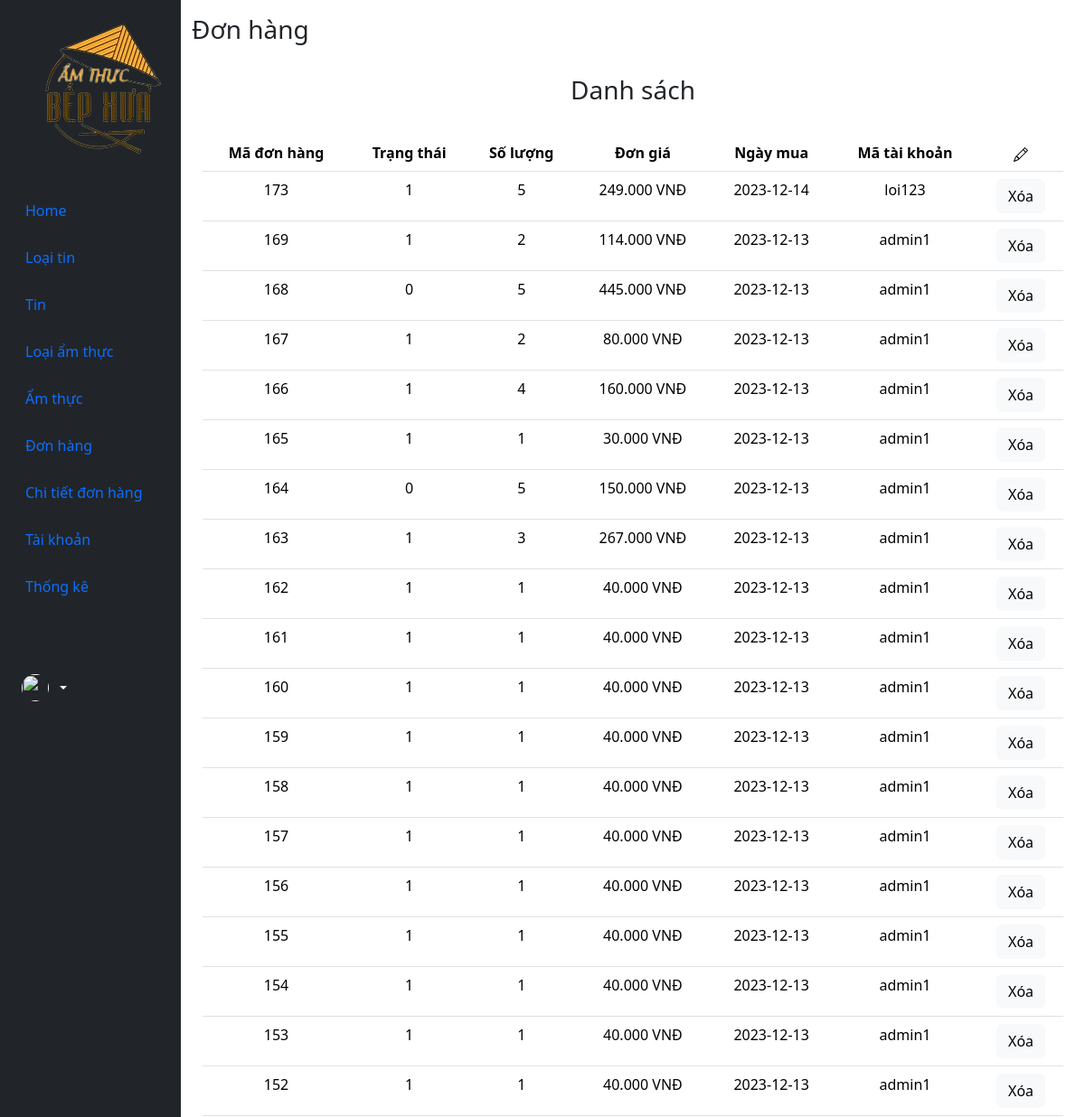
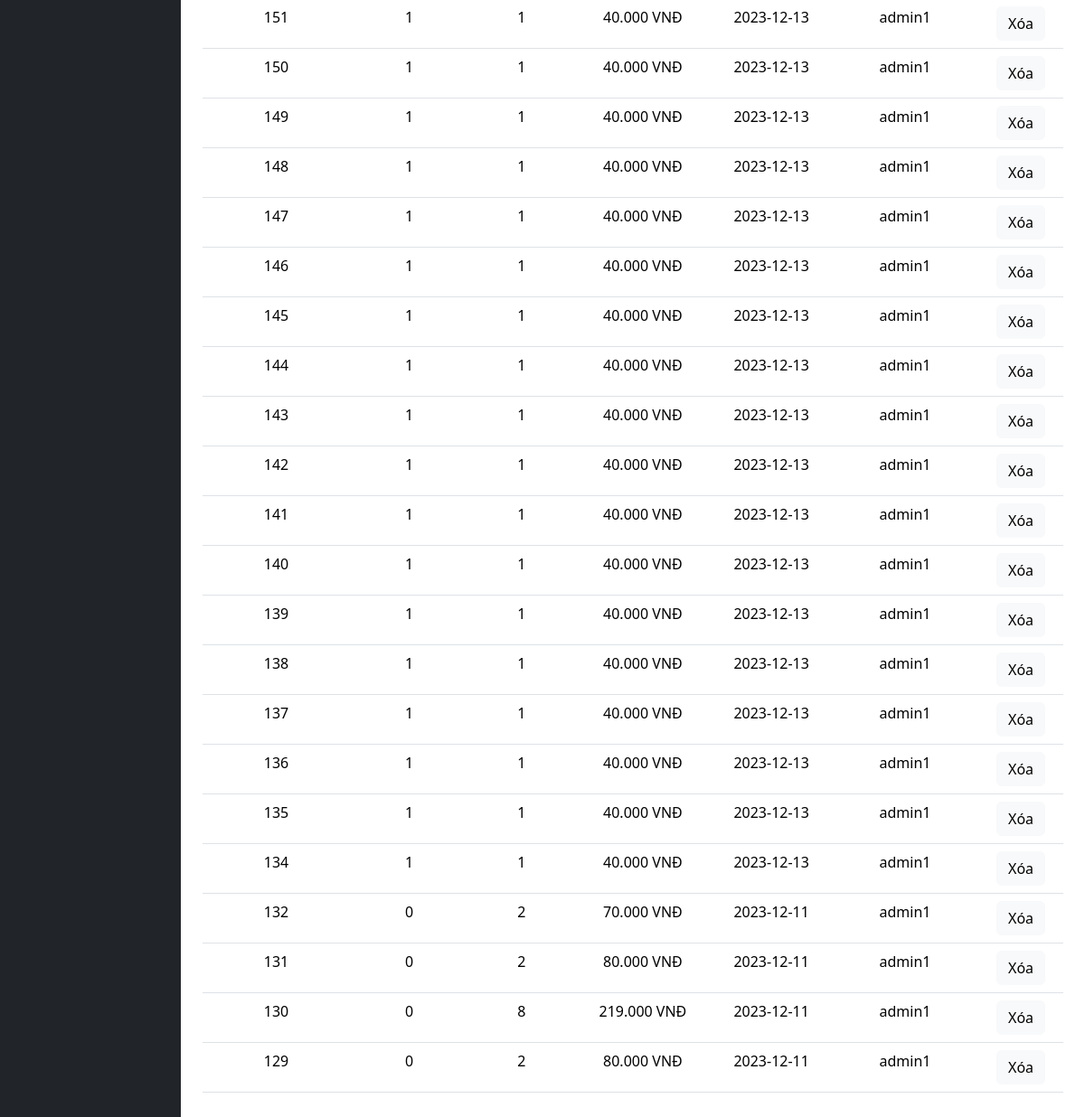
Screenshot of /admin/index.php?act=donhang with the database file from the repository (2 pictures, top to bottom).
### tables this page shows
CREATE TABLE `don_hang` (
  `ma_dh` int NOT NULL AUTO_INCREMENT,
  `trang_thai` bit(1) NOT NULL,
  `so_luong` int NOT NULL,
  `don_gia` decimal(18,2) NOT NULL,
  `ngay_mua` date NOT NULL,
  `ma_tk` varchar(255) NOT NULL,
  PRIMARY KEY (`ma_dh`),
  KEY `fk_dh_tk` (`ma_tk`),
  CONSTRAINT `fk_dh_tk` FOREIGN KEY (`ma_tk`) REFERENCES `tai_khoan` (`ma_tk`) ON DELETE CASCADE ON UPDATE CASCADE
);

### model/pdo.php (called while the page is built, shortened)
<?php
function pdo_get_connection()
{
    $dburl = "mysql:host=localhost;dbname=duan_1;charset=utf8";
    $username = 'trungglevan';
    $password = '220204Trungg@';
    $conn = new PDO($dburl, $username, $password);
    $conn->setAttribute(PDO::ATTR_ERRMODE, PDO::ERRMODE_EXCEPTION);
    return $conn;
}
function pdo_query($sql)
{
    $sql_args = array_slice(func_get_args(), 1);
    try {
        $conn = pdo_get_connection();
        $stmt = $conn->prepare($sql);
        $stmt->execute($sql_args);
        $rows = $stmt->fetchAll();
        return $rows;
    } catch (PDOException $e) {
        throw $e;
    } finally {
        unset($conn);
    }
}

### model/don_hang.php (called while the page is built, shortened)
<?php
function loadall_don_hang()
{
    $sql = "select * from don_hang order by ma_dh desc";
    $listdh = pdo_query($sql);
    return $listdh;
}
?>

### admin/don_hang/donhang.php (the view, shortened to what this page needs)
<div class="col py-3">
    <h3>Đơn hàng</h3>
    <ul class="list-unstyled">
        <li>
            <div class="container">
                <h3 class="alert alert-white text-center">Danh sách</h3>
                <table class="table">
                    <thead class="">
                        <tr class="">
                            <th scope="col" class=" text-center">Mã đơn hàng</th>
                            <th scope="col" class=" text-center">Trạng thái</th>
                            <th scope="col" class=" text-center">Số lượng</th>
                            <th scope="col" class=" text-center">Đơn giá</th>
                            <th scope="col" class=" text-center">Ngày mua</th>
                            <th scope="col" class=" text-center">Mã tài khoản</th>
                            <th scope="col" class=" text-center"></th>
                        </tr>
                    </thead>
                    <tbody class="">
                        <?php foreach ($listdh as $dh) {
                            extract($dh); ?>
                            <tr class="">
                                <td class=" text-center">
                                    <?= $ma_dh ?>
                                </td>
                                <td class=" text-center">
                                    <?= $trang_thai ?>
                                </td>
                                <td class=" text-center">
                                    <?= $so_luong ?>
                                </td>
                                <td class=" text-center">
                                    <?= number_format($don_gia, 0, ",", ".") ?> VNĐ
                                </td>
                                <td class=" text-center">
                                    <?= $ngay_mua ?>
                                </td>
                                <td class=" text-center">
                                    <?= $ma_tk ?>
                                </td>
                                <td class=" text-center">
                                    <button class="btn btn-light" onclick="getConfirm(<?= $ma_dh ?>)">
                                        Xóa
                                    </button>
                                </td>
                            </tr>
                        <?php } ?>
                    </tbody>
                </table>
            </div>
        </li>
    </ul>
</div>
</div>
</div>

### rows the page displays
don_hang: ma_dh "173", trang_thai "1", so_luong "5", don_gia "249.000", ngay_mua "2023-12-14", ma_tk "loi123"
don_hang: ma_dh "169", trang_thai "1", so_luong "2", don_gia "114.000", ngay_mua "2023-12-13", ma_tk "admin1"
don_hang: ma_dh "168", trang_thai "0", so_luong "5", don_gia "445.000", ngay_mua "2023-12-13", ma_tk "admin1"
don_hang: ma_dh "167", trang_thai "1", so_luong "2", don_gia "80.000", ngay_mua "2023-12-13", ma_tk "admin1"
don_hang: ma_dh "166", trang_thai "1", so_luong "4", don_gia "160.000", ngay_mua "2023-12-13", ma_tk "admin1"
don_hang: ma_dh "165", trang_thai "1", so_luong "1", don_gia "30.000", ngay_mua "2023-12-13", ma_tk "admin1"
don_hang: ma_dh "164", trang_thai "0", so_luong "5", don_gia "150.000", ngay_mua "2023-12-13", ma_tk "admin1"
don_hang: ma_dh "163", trang_thai "1", so_luong "3", don_gia "267.000", ngay_mua "2023-12-13", ma_tk "admin1"
don_hang: ma_dh "162", trang_thai "1", so_luong "1", don_gia "40.000", ngay_mua "2023-12-13", ma_tk "admin1"
don_hang: ma_dh "161", trang_thai "1", so_luong "1", don_gia "40.000", ngay_mua "2023-12-13", ma_tk "admin1"
don_hang: ma_dh "160", trang_thai "1", so_luong "1", don_gia "40.000", ngay_mua "2023-12-13", ma_tk "admin1"
don_hang: ma_dh "159", trang_thai "1", so_luong "1", don_gia "40.000", ngay_mua "2023-12-13", ma_tk "admin1"
don_hang: ma_dh "158", trang_thai "1", so_luong "1", don_gia "40.000", ngay_mua "2023-12-13", ma_tk "admin1"
don_hang: ma_dh "157", trang_thai "1", so_luong "1", don_gia "40.000", ngay_mua "2023-12-13", ma_tk "admin1"
don_hang: ma_dh "156", trang_thai "1", so_luong "1", don_gia "40.000", ngay_mua "2023-12-13", ma_tk "admin1"
don_hang: ma_dh "155", trang_thai "1", so_luong "1", don_gia "40.000", ngay_mua "2023-12-13", ma_tk "admin1"
don_hang: ma_dh "154", trang_thai "1", so_luong "1", don_gia "40.000", ngay_mua "2023-12-13", ma_tk "admin1"
don_hang: ma_dh "153", trang_thai "1", so_luong "1", don_gia "40.000", ngay_mua "2023-12-13", ma_tk "admin1"
don_hang: ma_dh "152", trang_thai "1", so_luong "1", don_gia "40.000", ngay_mua "2023-12-13", ma_tk "admin1"
don_hang: ma_dh "151", trang_thai "1", so_luong "1", don_gia "40.000", ngay_mua "2023-12-13", ma_tk "admin1"
don_hang: ma_dh "150", trang_thai "1", so_luong "1", don_gia "40.000", ngay_mua "2023-12-13", ma_tk "admin1"
don_hang: ma_dh "149", trang_thai "1", so_luong "1", don_gia "40.000", ngay_mua "2023-12-13", ma_tk "admin1"
don_hang: ma_dh "148", trang_thai "1", so_luong "1", don_gia "40.000", ngay_mua "2023-12-13", ma_tk "admin1"
don_hang: ma_dh "147", trang_thai "1", so_luong "1", don_gia "40.000", ngay_mua "2023-12-13", ma_tk "admin1"
don_hang: ma_dh "146", trang_thai "1", so_luong "1", don_gia "40.000", ngay_mua "2023-12-13", ma_tk "admin1"
don_hang: ma_dh "145", trang_thai "1", so_luong "1", don_gia "40.000", ngay_mua "2023-12-13", ma_tk "admin1"
don_hang: ma_dh "144", trang_thai "1", so_luong "1", don_gia "40.000", ngay_mua "2023-12-13", ma_tk "admin1"
don_hang: ma_dh "143", trang_thai "1", so_luong "1", don_gia "40.000", ngay_mua "2023-12-13", ma_tk "admin1"
don_hang: ma_dh "142", trang_thai "1", so_luong "1", don_gia "40.000", ngay_mua "2023-12-13", ma_tk "admin1"
don_hang: ma_dh "141", trang_thai "1", so_luong "1", don_gia "40.000", ngay_mua "2023-12-13", ma_tk "admin1"
don_hang: ma_dh "140", trang_thai "1", so_luong "1", don_gia "40.000", ngay_mua "2023-12-13", ma_tk "admin1"
don_hang: ma_dh "139", trang_thai "1", so_luong "1", don_gia "40.000", ngay_mua "2023-12-13", ma_tk "admin1"
don_hang: ma_dh "138", trang_thai "1", so_luong "1", don_gia "40.000", ngay_mua "2023-12-13", ma_tk "admin1"
don_hang: ma_dh "137", trang_thai "1", so_luong "1", don_gia "40.000", ngay_mua "2023-12-13", ma_tk "admin1"
don_hang: ma_dh "136", trang_thai "1", so_luong "1", don_gia "40.000", ngay_mua "2023-12-13", ma_tk "admin1"
don_hang: ma_dh "135", trang_thai "1", so_luong "1", don_gia "40.000", ngay_mua "2023-12-13", ma_tk "admin1"
don_hang: ma_dh "134", trang_thai "1", so_luong "1", don_gia "40.000", ngay_mua "2023-12-13", ma_tk "admin1"
don_hang: ma_dh "132", trang_thai "0", so_luong "2", don_gia "70.000", ngay_mua "2023-12-11", ma_tk "admin1"
don_hang: ma_dh "131", trang_thai "0", so_luong "2", don_gia "80.000", ngay_mua "2023-12-11", ma_tk "admin1"
don_hang: ma_dh "130", trang_thai "0", so_luong "8", don_gia "219.000", ngay_mua "2023-12-11", ma_tk "admin1"
don_hang: ma_dh "129", trang_thai "0", so_luong "2", don_gia "80.000", ngay_mua "2023-12-11", ma_tk "admin1"
